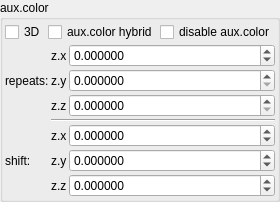
    <widget class="QGroupBox" name="groupBox_5">
     <property name="title">
      <string>aux.color</string>
     </property>
     <layout class="QVBoxLayout" name="verticalLayout_7" stretch="0,0">
      <property name="spacing">
       <number>2</number>
      </property>
      <property name="leftMargin">
       <number>2</number>
      </property>
      <property name="topMargin">
       <number>2</number>
      </property>
      <property name="rightMargin">
       <number>2</number>
      </property>
      <property name="bottomMargin">
       <number>2</number>
      </property>
      <item>
       <layout class="QHBoxLayout" name="horizontalLayout_14" stretch="0,0,0">
        <item>
         <widget class="MyCheckBox" name="checkBox_transf_function_enabledC_false">
          <property name="text">
           <string>3D</string>
          </property>
         </widget>
        </item>
        <item>
         <widget class="MyCheckBox" name="checkBox_fold_color_aux_color_enabledA_false">
          <property name="text">
           <string>aux.color hybrid</string>
          </property>
         </widget>
        </item>
        <item>
         <widget class="MyCheckBox" name="checkBox_fold_color_aux_color_enabled_false">
          <property name="text">
           <string>disable aux.color</string>
          </property>
         </widget>
        </item>
       </layout>
      </item>
      <item>
       <layout class="QGridLayout" name="gridLayout_14" columnstretch="0,0,1">
        <property name="spacing">
         <number>2</number>
        </property>
        <item row="0" column="1">
         <widget class="QLabel" name="label_126">
          <property name="text">
           <string notr="true">z.x</string>
          </property>
         </widget>
        </item>
        <item row="4" column="1">
         <widget class="QLabel" name="label_130">
          <property name="text">
           <string notr="true">z.x</string>
          </property>
         </widget>
        </item>
        <item row="0" column="2">
         <widget class="MyDoubleSpinBox" name="spinbox3_transf_scale3D_444_x">
          <property name="sizePolicy">
           <sizepolicy hsizetype="Minimum" vsizetype="Maximum">
            <horstretch>0</horstretch>
            <verstretch>0</verstretch>
           </sizepolicy>
          </property>
          <property name="prefix">
           <string/>
          </property>
          <property name="suffix">
           <string/>
          </property>
          <property name="decimals">
           <number>6</number>
          </property>
          <property name="minimum">
           <double>-99.989999999999995</double>
          </property>
          <property name="maximum">
           <double>99.989999999999995</double>
          </property>
          <property name="singleStep">
           <double>0.100000000000000</double>
          </property>
         </widget>
        </item>
        <item row="5" column="2">
         <widget class="MyDoubleSpinBox" name="spinbox3_transf_offset_000_y">
          <property name="sizePolicy">
           <sizepolicy hsizetype="Minimum" vsizetype="Maximum">
            <horstretch>0</horstretch>
            <verstretch>0</verstretch>
           </sizepolicy>
          </property>
          <property name="prefix">
           <string/>
          </property>
          <property name="suffix">
           <string/>
          </property>
          <property name="decimals">
           <number>6</number>
          </property>
          <property name="minimum">
           <double>-99.989999999999995</double>
          </property>
          <property name="maximum">
           <double>99.989999999999995</double>
          </property>
          <property name="singleStep">
           <double>0.100000000000000</double>
          </property>
         </widget>
        </item>
        <item row="6" column="1">
         <widget class="QLabel" name="label_131">
          <property name="text">
           <string notr="true">z.z</string>
          </property>
         </widget>
        </item>
        <item row="1" column="0">
         <widget class="QLabel" name="label_109">
          <property name="text">
           <string>repeats:</string>
          </property>
         </widget>
        </item>
        <item row="6" column="2">
         <widget class="MyDoubleSpinBox" name="spinbox3_transf_offset_000_z">
          <property name="sizePolicy">
           <sizepolicy hsizetype="Minimum" vsizetype="Maximum">
            <horstretch>0</horstretch>
            <verstretch>0</verstretch>
           </sizepolicy>
          </property>
          <property name="prefix">
           <string/>
          </property>
          <property name="suffix">
           <string/>
          </property>
          <property name="decimals">
           <number>6</number>
          </property>
          <property name="minimum">
           <double>-99.989999999999995</double>
          </property>
          <property name="maximum">
           <double>99.989999999999995</double>
          </property>
          <property name="singleStep">
           <double>0.100000000000000</double>
          </property>
         </widget>
        </item>
        <item row="4" column="2">
         <widget class="MyDoubleSpinBox" name="spinbox3_transf_offset_000_x">
          <property name="sizePolicy">
           <sizepolicy hsizetype="Minimum" vsizetype="Maximum">
            <horstretch>0</horstretch>
            <verstretch>0</verstretch>
           </sizepolicy>
          </property>
          <property name="prefix">
           <string/>
          </property>
          <property name="suffix">
           <string/>
          </property>
          <property name="decimals">
           <number>6</number>
          </property>
          <property name="minimum">
           <double>-99.989999999999995</double>
          </property>
          <property name="maximum">
           <double>99.989999999999995</double>
          </property>
          <property name="singleStep">
           <double>0.100000000000000</double>
          </property>
         </widget>
        </item>
        <item row="1" column="2">
         <widget class="MyDoubleSpinBox" name="spinbox3_transf_scale3D_444_y">
          <property name="sizePolicy">
           <sizepolicy hsizetype="Minimum" vsizetype="Maximum">
            <horstretch>0</horstretch>
            <verstretch>0</verstretch>
           </sizepolicy>
          </property>
          <property name="prefix">
           <string/>
          </property>
          <property name="suffix">
           <string/>
          </property>
          <property name="decimals">
           <number>6</number>
          </property>
          <property name="minimum">
           <double>0.000000000000000</double>
          </property>
          <property name="maximum">
           <double>99.989999999999995</double>
          </property>
          <property name="singleStep">
           <double>0.100000000000000</double>
          </property>
         </widget>
        </item>
        <item row="1" column="1">
         <widget class="QLabel" name="label_125">
          <property name="text">
           <string notr="true">z.y</string>
          </property>
         </widget>
        </item>
        <item row="2" column="1">
         <widget class="QLabel" name="label_123">
          <property name="text">
           <string notr="true">z.z</string>
          </property>
         </widget>
        </item>
        <item row="5" column="0">
         <widget class="QLabel" name="label_113">
          <property name="text">
           <string>shift:</string>
          </property>
         </widget>
        </item>
        <item row="2" column="2">
         <widget class="MyDoubleSpinBox" name="spinbox3_transf_scale3D_444_z">
          <property name="sizePolicy">
           <sizepolicy hsizetype="Minimum" vsizetype="Maximum">
            <horstretch>0</horstretch>
            <verstretch>0</verstretch>
           </sizepolicy>
          </property>
          <property name="prefix">
           <string/>
          </property>
          <property name="suffix">
           <string/>
          </property>
          <property name="decimals">
           <number>6</number>
          </property>
          <property name="minimum">
           <double>0.000000000000000</double>
          </property>
          <property name="maximum">
           <double>99.989999999999995</double>
          </property>
          <property name="singleStep">
           <double>0.100000000000000</double>
          </property>
         </widget>
        </item>
        <item row="5" column="1">
         <widget class="QLabel" name="label_129">
          <property name="text">
           <string notr="true">z.y</string>
          </property>
         </widget>
        </item>
        <item row="3" column="1" colspan="2">
         <widget class="Line" name="line">
          <property name="orientation">
           <enum>Qt::Horizontal</enum>
          </property>
         </widget>
        </item>
       </layout>
      </item>
     </layout>
    </widget>
